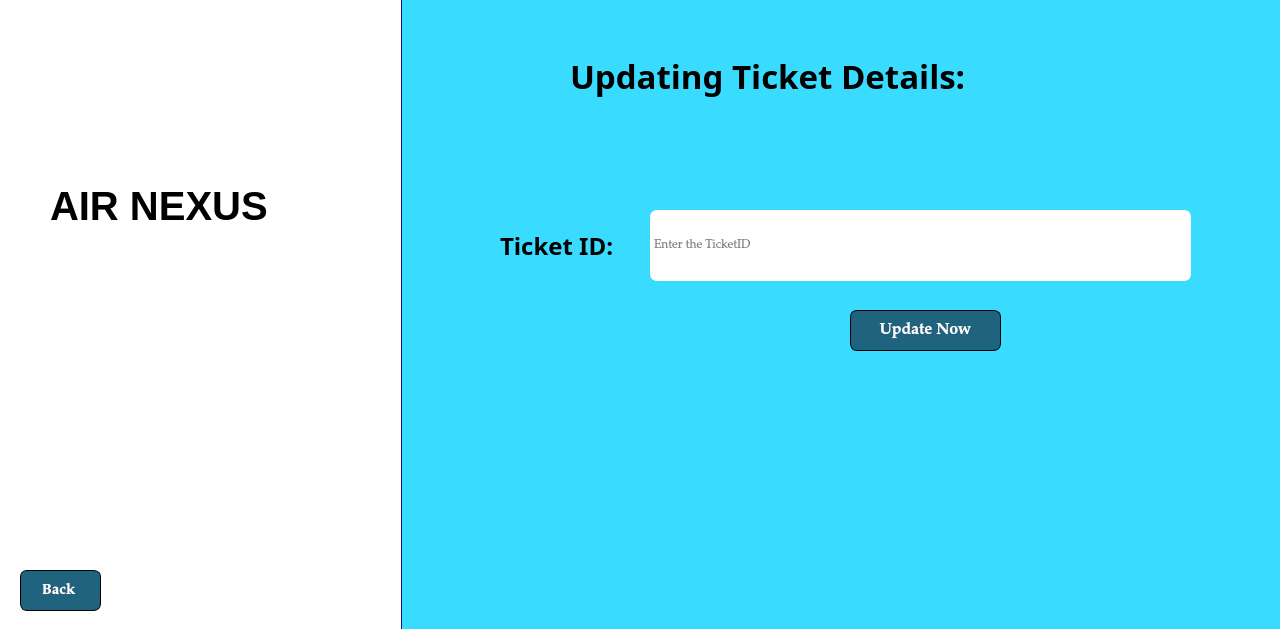
<?xml version="1.0" encoding="UTF-8"?>
<ui version="4.0">
 <class>updateticket</class>
 <widget class="QMainWindow" name="updateticket">
  <property name="geometry">
   <rect>
    <x>0</x>
    <y>0</y>
    <width>1280</width>
    <height>629</height>
   </rect>
  </property>
  <property name="windowTitle">
   <string>UPDATE DETAILS</string>
  </property>
  <property name="windowIcon">
   <iconset>
    <normaloff>../../../SAAD COMMUNICATION/Downloads/chrome_hqmSI9koUf (2).png</normaloff>../../../SAAD COMMUNICATION/Downloads/chrome_hqmSI9koUf (2).png</iconset>
  </property>
  <widget class="QWidget" name="centralwidget">
   <widget class="QPushButton" name="pushButton">
    <property name="geometry">
     <rect>
      <x>850</x>
      <y>310</y>
      <width>151</width>
      <height>41</height>
     </rect>
    </property>
    <property name="font">
     <font>
      <family>Palatino Linotype</family>
      <pointsize>12</pointsize>
      <bold>true</bold>
     </font>
    </property>
    <property name="cursor">
     <cursorShape>PointingHandCursor</cursorShape>
    </property>
    <property name="styleSheet">
     <string notr="true">border: 1px solid #000000;
border-radius: 7px;color: rgb(255, 255, 255);
background-color: rgb(67, 40, 228);
background-color: rgb(32, 99, 127);
color: white</string>
    </property>
    <property name="text">
     <string>Update Now</string>
    </property>
   </widget>
   <widget class="QPushButton" name="pushButton_2">
    <property name="geometry">
     <rect>
      <x>20</x>
      <y>570</y>
      <width>81</width>
      <height>41</height>
     </rect>
    </property>
    <property name="font">
     <font>
      <family>Palatino Linotype</family>
      <pointsize>11</pointsize>
      <bold>true</bold>
     </font>
    </property>
    <property name="cursor">
     <cursorShape>PointingHandCursor</cursorShape>
    </property>
    <property name="styleSheet">
     <string notr="true">border: 1px solid #000000;
border-radius: 7px;color: rgb(255, 255, 255);
background-color: rgb(67, 40, 228);
background-color: rgb(32, 99, 127);
color: white</string>
    </property>
    <property name="text">
     <string>Back </string>
    </property>
   </widget>
   <widget class="QLabel" name="label_2">
    <property name="geometry">
     <rect>
      <x>0</x>
      <y>0</y>
      <width>401</width>
      <height>700</height>
     </rect>
    </property>
    <property name="styleSheet">
     <string notr="true">background-color: rgb(255, 255, 255);</string>
    </property>
    <property name="text">
     <string/>
    </property>
    <property name="pixmap">
     <pixmap>../../../SAAD COMMUNICATION/Downloads/how-to-update-wordpress.jpg</pixmap>
    </property>
    <property name="scaledContents">
     <bool>true</bool>
    </property>
   </widget>
   <widget class="QLabel" name="label_3">
    <property name="geometry">
     <rect>
      <x>-20</x>
      <y>-40</y>
      <width>1341</width>
      <height>711</height>
     </rect>
    </property>
    <property name="styleSheet">
     <string notr="true">background-color: rgb(20, 19, 120);</string>
    </property>
    <property name="text">
     <string/>
    </property>
   </widget>
   <widget class="QLabel" name="label_7">
    <property name="geometry">
     <rect>
      <x>570</x>
      <y>40</y>
      <width>681</width>
      <height>71</height>
     </rect>
    </property>
    <property name="font">
     <font>
      <family>Arial Black</family>
      <pointsize>25</pointsize>
      <bold>true</bold>
     </font>
    </property>
    <property name="styleSheet">
     <string notr="true">color: black
</string>
    </property>
    <property name="text">
     <string>Updating Ticket Details:</string>
    </property>
   </widget>
   <widget class="QLabel" name="label">
    <property name="geometry">
     <rect>
      <x>500</x>
      <y>230</y>
      <width>141</width>
      <height>31</height>
     </rect>
    </property>
    <property name="font">
     <font>
      <family>Footlight MT Light</family>
      <pointsize>18</pointsize>
      <bold>true</bold>
     </font>
    </property>
    <property name="styleSheet">
     <string notr="true">color: black
</string>
    </property>
    <property name="text">
     <string>Ticket ID:</string>
    </property>
   </widget>
   <widget class="QLabel" name="label_4">
    <property name="geometry">
     <rect>
      <x>0</x>
      <y>10</y>
      <width>61</width>
      <height>51</height>
     </rect>
    </property>
    <property name="text">
     <string/>
    </property>
    <property name="pixmap">
     <pixmap>../../../SAAD COMMUNICATION/Downloads/Untitled (1).png</pixmap>
    </property>
    <property name="scaledContents">
     <bool>true</bool>
    </property>
   </widget>
   <widget class="QLineEdit" name="lineEdit">
    <property name="geometry">
     <rect>
      <x>650</x>
      <y>210</y>
      <width>541</width>
      <height>71</height>
     </rect>
    </property>
    <property name="font">
     <font>
      <family>Palatino Linotype</family>
     </font>
    </property>
    <property name="styleSheet">
     <string notr="true">color: black;
background-color: white;
border: 2px solid #FFFFFF;
border-radius: 7px;</string>
    </property>
    <property name="placeholderText">
     <string>Enter the TicketID</string>
    </property>
   </widget>
   <widget class="QLabel" name="background">
    <property name="geometry">
     <rect>
      <x>402</x>
      <y>0</y>
      <width>1321</width>
      <height>700</height>
     </rect>
    </property>
    <property name="styleSheet">
     <string notr="true">background-color: rgb(57, 219, 255);</string>
    </property>
    <property name="text">
     <string/>
    </property>
   </widget>
   <widget class="QLabel" name="logo">
    <property name="geometry">
     <rect>
      <x>50</x>
      <y>-20</y>
      <width>221</width>
      <height>161</height>
     </rect>
    </property>
    <property name="styleSheet">
     <string notr="true">background-image: url(:/bg_images/logo_pic.png);</string>
    </property>
    <property name="text">
     <string/>
    </property>
   </widget>
   <widget class="QLabel" name="label_5">
    <property name="geometry">
     <rect>
      <x>50</x>
      <y>180</y>
      <width>271</width>
      <height>51</height>
     </rect>
    </property>
    <property name="font">
     <font>
      <pointsize>30</pointsize>
      <bold>true</bold>
     </font>
    </property>
    <property name="text">
     <string>AIR NEXUS</string>
    </property>
   </widget>
   <zorder>label_3</zorder>
   <zorder>label_2</zorder>
   <zorder>background</zorder>
   <zorder>pushButton_2</zorder>
   <zorder>label_7</zorder>
   <zorder>label</zorder>
   <zorder>label_4</zorder>
   <zorder>lineEdit</zorder>
   <zorder>pushButton</zorder>
   <zorder>logo</zorder>
   <zorder>label_5</zorder>
  </widget>
 </widget>
 <resources/>
 <connections/>
</ui>
